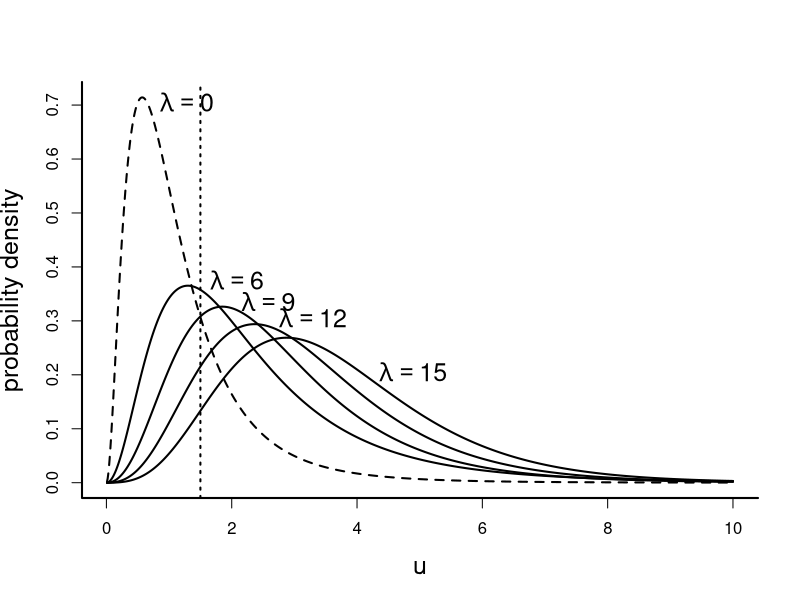

This figure's R source:
#  Plots of noncentral F pdfs for a variety of sample sizes, for a linear model
#  hypothesis test with sample size n, r parameters in the alternative hypothesis
#  mean, r-q parameters in the null hypothesis mean.
#  Numerator df: q = 6.  Denominator df:  n - r = 24 - 12 = 12.
#  Noncentrality parameter:  lambda = n*delta^2, where delta = .25.
#  Dashed curve is central F with lambda = 0.  

par(lwd=2)
r=12
q=6
u=seq(.01,10,.01)

n=24
lambda=0
pdf=df(u,q,n-r,lambda)
plot(u,pdf,type="l",xlab="u",
   ylab="probability density",lty=2,cex.lab=1.5,bty="l")

n=24
lambda=n*.25
pdf=df(u,q,n-r,lambda)
points(u,pdf,type="l",lty=1)

n=36
lambda=n*.25
pdf=df(u,q,n-r,lambda)
points(u,pdf,type="l",lty=1)

n=48
lambda=n*.25
pdf=df(u,q,n-r,lambda)
points(u,pdf,type="l",lty=1)

n=60
lambda=n*.25
pdf=df(u,q,n-r,lambda)
points(u,pdf,type="l",lty=1)

abline(v=1.5,lty=3)

text(.7,.7,labels=expression(lambda==0),pos=4,cex=1.5)
text(1.5,.37,labels=expression(lambda==6),pos=4,cex=1.5)
text(2,.33,labels=expression(lambda==9),pos=4,cex=1.5)
text(2.6,.3,labels=expression(lambda==12),pos=4,cex=1.5)
text(4.2,.2,labels=expression(lambda==15),pos=4,cex=1.5)
